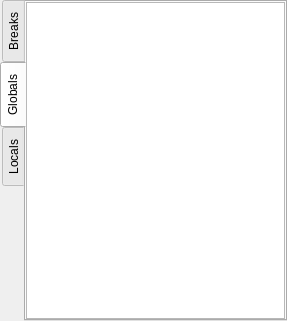
<?xml version="1.0" encoding="UTF-8"?>
<ui version="4.0">
 <class>TrickplayDebugger</class>
 <widget class="QWidget" name="TrickplayDebugger">
  <property name="geometry">
   <rect>
    <x>0</x>
    <y>0</y>
    <width>287</width>
    <height>321</height>
   </rect>
  </property>
  <property name="windowTitle">
   <string>Form</string>
  </property>
  <layout class="QGridLayout" name="gridLayout">
   <property name="margin">
    <number>0</number>
   </property>
   <property name="spacing">
    <number>0</number>
   </property>
   <item row="0" column="0">
    <widget class="QTabWidget" name="tabWidget">
     <property name="sizePolicy">
      <sizepolicy hsizetype="Expanding" vsizetype="Expanding">
       <horstretch>0</horstretch>
       <verstretch>0</verstretch>
      </sizepolicy>
     </property>
     <property name="font">
      <font>
       <pointsize>9</pointsize>
      </font>
     </property>
     <property name="mouseTracking">
      <bool>true</bool>
     </property>
     <property name="tabPosition">
      <enum>QTabWidget::West</enum>
     </property>
     <property name="tabShape">
      <enum>QTabWidget::Rounded</enum>
     </property>
     <property name="currentIndex">
      <number>1</number>
     </property>
     <widget class="QWidget" name="Breaks">
      <property name="sizePolicy">
       <sizepolicy hsizetype="Expanding" vsizetype="Expanding">
        <horstretch>0</horstretch>
        <verstretch>0</verstretch>
       </sizepolicy>
      </property>
      <attribute name="title">
       <string>Breaks</string>
      </attribute>
      <layout class="QGridLayout" name="gridLayout_3">
       <property name="margin">
        <number>0</number>
       </property>
       <property name="spacing">
        <number>0</number>
       </property>
       <item row="0" column="0">
        <widget class="QTableWidget" name="breakTable">
         <attribute name="horizontalHeaderStretchLastSection">
          <bool>true</bool>
         </attribute>
        </widget>
       </item>
      </layout>
     </widget>
     <widget class="QWidget" name="Globals">
      <property name="maximumSize">
       <size>
        <width>480</width>
        <height>16777215</height>
       </size>
      </property>
      <attribute name="title">
       <string>Globals</string>
      </attribute>
      <layout class="QGridLayout" name="gridLayout_4">
       <property name="margin">
        <number>0</number>
       </property>
       <property name="spacing">
        <number>0</number>
       </property>
       <item row="0" column="0">
        <widget class="QTableWidget" name="globalTable">
         <property name="sizePolicy">
          <sizepolicy hsizetype="Expanding" vsizetype="Expanding">
           <horstretch>0</horstretch>
           <verstretch>0</verstretch>
          </sizepolicy>
         </property>
         <property name="minimumSize">
          <size>
           <width>100</width>
           <height>0</height>
          </size>
         </property>
         <property name="autoFillBackground">
          <bool>false</bool>
         </property>
         <property name="tabKeyNavigation">
          <bool>false</bool>
         </property>
         <property name="dragDropOverwriteMode">
          <bool>false</bool>
         </property>
         <property name="alternatingRowColors">
          <bool>true</bool>
         </property>
         <property name="selectionMode">
          <enum>QAbstractItemView::SingleSelection</enum>
         </property>
         <attribute name="horizontalHeaderStretchLastSection">
          <bool>true</bool>
         </attribute>
         <attribute name="verticalHeaderStretchLastSection">
          <bool>false</bool>
         </attribute>
        </widget>
       </item>
      </layout>
     </widget>
     <widget class="QWidget" name="Locals">
      <property name="enabled">
       <bool>true</bool>
      </property>
      <property name="sizePolicy">
       <sizepolicy hsizetype="Expanding" vsizetype="Expanding">
        <horstretch>0</horstretch>
        <verstretch>0</verstretch>
       </sizepolicy>
      </property>
      <attribute name="title">
       <string>Locals</string>
      </attribute>
      <layout class="QGridLayout" name="gridLayout_2">
       <property name="margin">
        <number>0</number>
       </property>
       <property name="spacing">
        <number>0</number>
       </property>
       <item row="0" column="0">
        <widget class="QTableWidget" name="localTable">
         <property name="sizePolicy">
          <sizepolicy hsizetype="Expanding" vsizetype="Expanding">
           <horstretch>0</horstretch>
           <verstretch>0</verstretch>
          </sizepolicy>
         </property>
         <property name="minimumSize">
          <size>
           <width>100</width>
           <height>0</height>
          </size>
         </property>
         <property name="autoFillBackground">
          <bool>false</bool>
         </property>
         <property name="tabKeyNavigation">
          <bool>false</bool>
         </property>
         <property name="dragDropOverwriteMode">
          <bool>false</bool>
         </property>
         <property name="alternatingRowColors">
          <bool>true</bool>
         </property>
         <property name="selectionMode">
          <enum>QAbstractItemView::SingleSelection</enum>
         </property>
         <attribute name="horizontalHeaderStretchLastSection">
          <bool>true</bool>
         </attribute>
         <attribute name="verticalHeaderStretchLastSection">
          <bool>false</bool>
         </attribute>
        </widget>
       </item>
      </layout>
     </widget>
    </widget>
   </item>
  </layout>
 </widget>
 <resources/>
 <connections/>
</ui>
